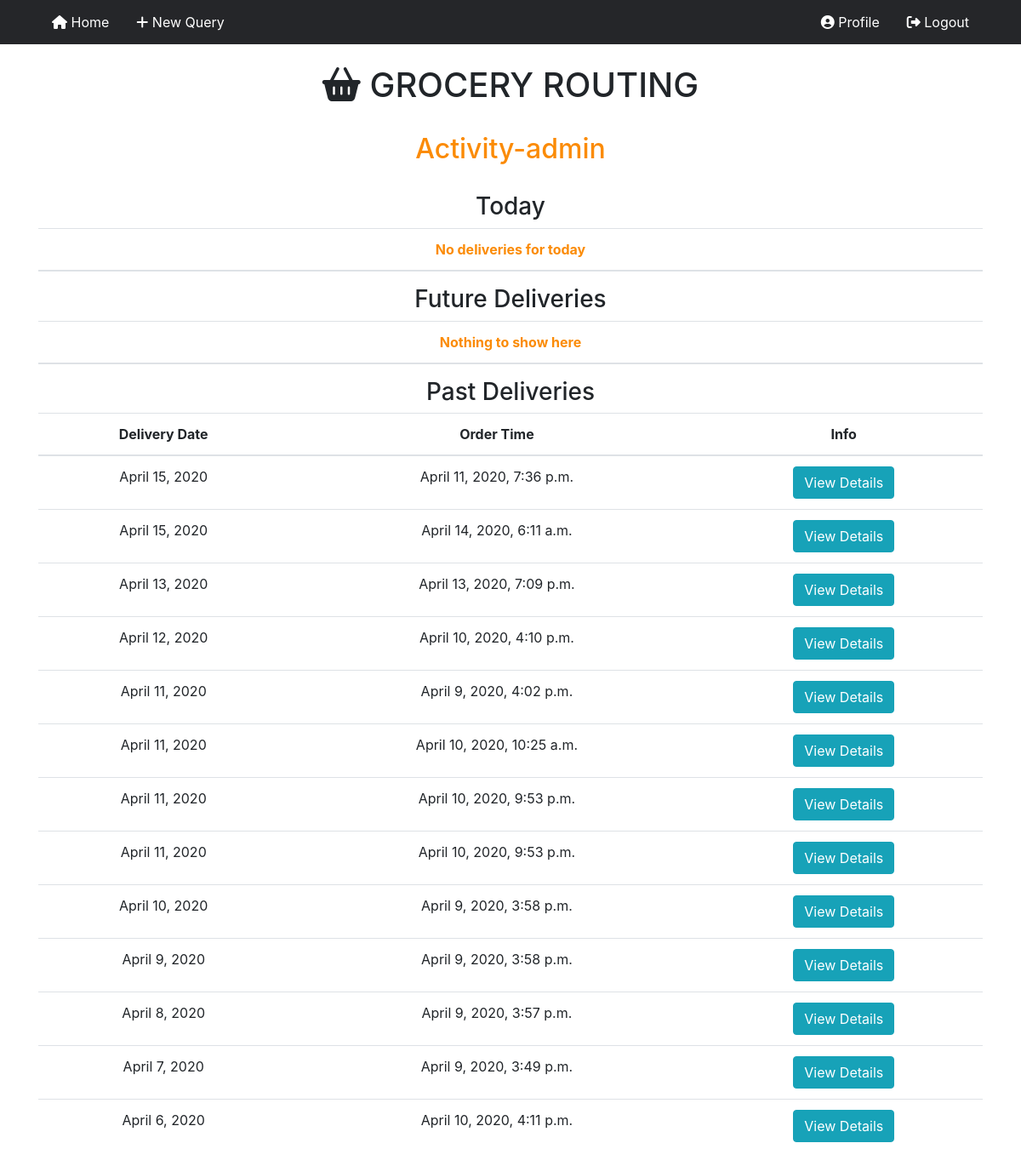
Screenshot of /profile/ (signed in) with the database file from the repository.
### routing/models.py (models this page shows)
class Session(models.Model):
	user = models.ForeignKey(User, on_delete=models.CASCADE)
	session = models.IntegerField(default = 0)
	delivery_date = models.DateField(help_text = 'Use MM/DD/YY format')
	homes = models.IntegerField(validators=[MinValueValidator(1), MaxValueValidator(49)])
	agents = models.IntegerField(validators=[MinValueValidator(1)])
	sesstime = models.DateTimeField(auto_now_add = True)
	warehouse_latitude = models.FloatField(validators=[MinValueValidator(-180), MaxValueValidator(180)])
	warehouse_longitude = models.FloatField(validators=[MinValueValidator(-180), MaxValueValidator(180)])
	def __str__(self):
		return f'{self.user}, {self.session}'

### users/views.py (the view)
# urls.py: path('profile/', user_views.profile, name = 'profile')
@login_required
def profile(request):
	sessions = Session.objects.filter(user = request.user).order_by('-session')
	ct = 0
	first = second = fl = 0
	for sess in sessions:
		ct += 1
		if ct == 1:
			first = sess
		else:
			agents = len(DeliveryAgent.objects.filter(session = sess))
			homes = len(Home.objects.filter(session = sess))
			if agents < sess.agents or homes < sess.homes:
				sess.delete()
			elif fl == 0:
				second = sess
				fl = 1
	agents = len(DeliveryAgent.objects.filter(session = first))
	homes = len(Home.objects.filter(session = first))
	if agents < first.agents or homes < first.homes:
		prof = request.user.profile
		prof.last_session = second
		prof.save()
		first.delete()
	future = []
	past = []
	today = []
	sessions = Session.objects.filter(user = request.user).exclude(session = 0).order_by('-delivery_date')
	for session in sessions:
		session.sesstime += timedelta(minutes=330)
		session.delivery_date += timedelta(minutes=330)
		if(session.delivery_date>date.today()):
			future.append(session)
		elif(session.delivery_date<date.today()):
			past.append(session)
		else:
			today.append(session)
	today.reverse()
	future.reverse()
	context = {
		'sessions': sessions,
		'future': future,
		'past': past,
		'today': today,
		'todaylen': len(today),
		'futurelen': len(future),
		'pastlen': len(past)
	}
	print(today, past, future)
	print(timezone.now())
	return render(request, 'users/profile.html', context)

### users/templates/users/profile.html (shortened to what this page needs)
{% extends "routing/base.html" %}
{% load crispy_forms_tags %}
{% block content %}
<div class="row"><div class="col-sm-12"><div class="text-center"><h2><font color="#fb8b06">Activity-{{user.username}}</font></h2></div></div></div>
<br>
<div class="row"><div class="col-sm-12"><div class="text-center"><h3>Today</h3></div></div></div>
<table class="table">
{% if todaylen != 0 %}
	<thead>
		<tr>
			<th><div class="text-center">Delivery Date</div></th>
			<th><div class="text-center">Order Time</div></th>
			<th><div class="text-center">Info</div></th>
		</tr>
		{% for session in today %}
			<tr>
				<td><div class="text-center">{{session.delivery_date}}</div></td>
				<td><div class="text-center">{{session.sesstime}}</div></td>
				<td><div class="text-center">
					<form action="{% url 'routing-result' session.session %}">
					  <button class ="btn btn-info">View Details</button>
					</form>
				</div></td>
			</tr>
		{% endfor %}
	</thead>
{% else %}
	<thead><tr><th><div class="text-center"><font color="#fb8b06">No deliveries for today</font></div></th></tr></thead>
{% endif %}
</table>
<div class="row"><div class="col-sm-12"><div class="text-center"><h3>Future Deliveries</h3></div></div></div>
<table class="table">
{% if futurelen != 0 %}
	<thead>
		<tr>
			<th><div class="text-center">Delivery Date</div></th>
			<th><div class="text-center">Order Time</div></th>
			<th><div class="text-center">Info</div></th>
		</tr>
		{% for session in future %}
			<tr>
				<td><div class="text-center">{{session.delivery_date}}</div></td>
				<td><div class="text-center">{{session.sesstime}}</div></td>
				<td><div class="text-center">
					<form action="{% url 'routing-result' session.session %}">
					  <button class ="btn btn-info">View Details</button>
					</form>
				</div></td>
			</tr>
		{% endfor %}
	</thead>
{% else %}
	<thead><tr><th><div class="text-center"><font color="#fb8b06">Nothing to show here</font></div></th></tr></thead>
{% endif %}
</table>
<div class="row"><div class="col-sm-12"><div class="text-center"><h3>Past Deliveries</h3></div></div></div>
<table class="table">
{% if pastlen != 0 %}
	<thead>
		<tr>
			<th><div class="text-center">Delivery Date</div></th>
			<th><div class="text-center">Order Time</div></th>
			<th><div class="text-center">Info</div></th>
		</tr>
		{% for session in past %}
			<tr>
				<td><div class="text-center">{{session.delivery_date}}</div></td>
				<td><div class="text-center">{{session.sesstime}}</div></td>
				<td><div class="text-center">
					<form action="{% url 'routing-result' session.session %}">
					  <button class ="btn btn-info">View Details</button>
					</form>
				</div></td>
			</tr>
		{% endfor %}
	</thead>
{% else %}
	<thead><tr><th><div class="text-center"><font color="#fb8b06">Nothing to show here</font></div></th></tr></thead>
{% endif %}
</table>
{% endblock %}

### rows the page displays
Session: delivery_date "April 15, 2020", sesstime "April 11, 2020, 7:36 p.m."
Session: delivery_date "April 15, 2020", sesstime "April 14, 2020, 6:11 a.m."
Session: delivery_date "April 13, 2020", sesstime "April 13, 2020, 7:09 p.m."
Session: delivery_date "April 12, 2020", sesstime "April 10, 2020, 4:10 p.m."
Session: delivery_date "April 11, 2020", sesstime "April 9, 2020, 4:02 p.m."
Session: delivery_date "April 11, 2020", sesstime "April 10, 2020, 10:25 a.m."
Session: delivery_date "April 11, 2020", sesstime "April 10, 2020, 9:53 p.m."
Session: delivery_date "April 11, 2020", sesstime "April 10, 2020, 9:53 p.m."
Session: delivery_date "April 10, 2020", sesstime "April 9, 2020, 3:58 p.m."
Session: delivery_date "April 9, 2020", sesstime "April 9, 2020, 3:58 p.m."
Session: delivery_date "April 8, 2020", sesstime "April 9, 2020, 3:57 p.m."
Session: delivery_date "April 7, 2020", sesstime "April 9, 2020, 3:49 p.m."
Session: delivery_date "April 6, 2020", sesstime "April 10, 2020, 4:11 p.m."

### other values shown
{{ user.username }} "admin"
